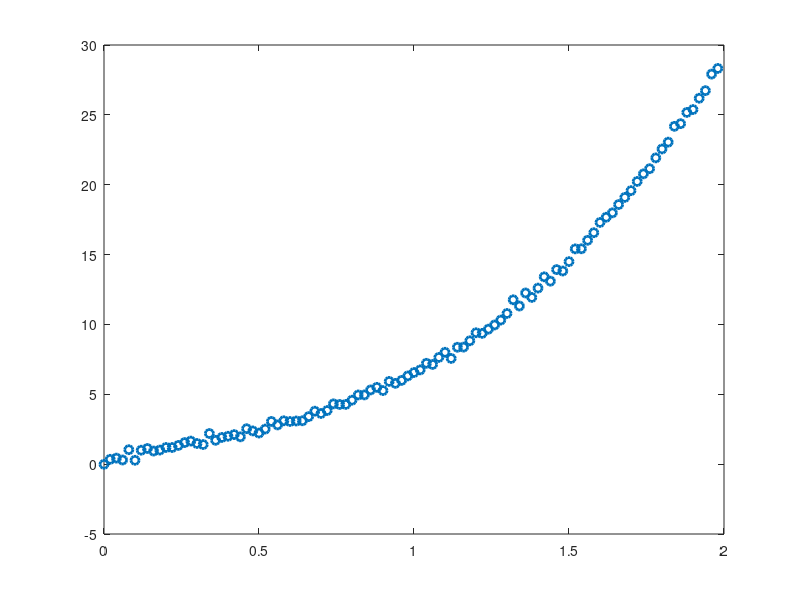

MATLAB code for this plot: (Note: this script raises an error after producing the figure.)
clear all; clc; close all;
data = [0 -0.011031;
0.02 0.347413;
0.04 0.43137;
0.06 0.296814;
0.08 1.03356;
0.1 0.276411;
0.12 0.998118;
0.14 1.12047; 
0.16 0.936997;
0.18 1.00645;
0.2 1.19353;
0.22 1.19133;
0.24 1.34048;
0.26 1.54457;
0.28 1.65071;
0.3 1.47933;
0.32 1.40331;
0.34 2.19197;
0.36 1.70646;
0.38 1.91216;
0.4 1.99566;
0.42 2.11564;
0.44 1.9548;
0.46 2.53656;
0.48 2.3786;
0.5 2.22525;
0.52 2.51121;
0.54 3.05689;
0.56 2.80759;
0.58 3.10386;
0.6 3.05321;
0.62 3.08946;
0.64 3.10457;
0.66 3.40231;
0.68 3.79177;
0.7 3.62544;
0.72 3.83755;
0.74 4.3157;
0.76 4.27182;
0.78 4.27661;
0.8 4.57709;
0.82 4.95307;
0.84 4.95639;
0.86 5.3105;
0.88 5.49796;
0.9 5.26539;
0.92 5.92265;
0.94 5.78396;
0.96 5.99378;
0.98 6.31296;
1 6.55837;
1.02 6.74745;
1.04 7.21883;
1.06 7.13579;
1.08 7.63884;
1.1 8.00786;
1.12 7.56617;
1.14 8.3662;
1.16 8.37687;
1.18 8.82853;
1.2 9.40396;
1.22 9.36087 ;
1.24 9.66147;
1.26 9.96155;
1.28 10.3107;
1.3 10.7856;
1.32 11.7639;
1.34 11.3175;
1.36 12.2517;
1.38 11.933 ;
1.4 12.6016;

1.42 13.4068;
1.44 13.0968;
1.46 13.9253;
1.48 13.8235;
1.5 14.4955;
1.52 15.4084;
1.54 15.4155;
1.56 16.0224;
1.58 16.5648;
1.6 17.2988;
1.62 17.672;
1.64 17.9873;
1.66 18.5805;
1.68 19.0929;
1.7 19.5767;
1.72 20.2328;
1.74 20.7774;
1.76 21.1462;
1.78 21.9204;
1.8 22.5576;
1.82 23.0484;
1.84 24.179;
1.86  24.369;
1.88 25.1742;
1.9 25.38;
1.92 26.1895;
1.94 26.7331;
1.96 27.9174;
1.98 28.3237;
       ];
y_actual = data(:, 2);
% y_actual = [0.513597;
% 0.444702;
% 0.101033;
% 0.23074;
% 0.240235;
% 0.351521;
% 0.345147;
% 0.0360433;
% 0.454138;
% 0.545834;
% 0.682527;
% 0.915412;
% 0.389303;
% 0.559504;
% 0.625295;
% 0.779743;
% 0.458492;
% 0.528448;
% 0.840493;
% 1.09605;
% 1.01432;
% 0.61072;
% 0.791397;
% 1.11768;
% 1.01116;
% 1.10092;
% 1.49997;
% 1.48884;
% 1.52518;
% 1.42698;
% 1.58684;
% 1.4128;
% 1.57075;
% 1.19098;
% 1.808;
% 1.50351;
% 1.72429;
% 1.51278;
% 1.96256;
% 1.95162;
% 2.34817;
% 1.71445;
% 2.37431;
% 2.16397;
% 2.26084;
% 2.61233;
% 2.27132;
% 2.45402;
% 2.62295;
% 2.40884;
% 2.45413;
% 2.74415;
% 2.68368;
% 2.63129;
% 3.23552;
% 3.14161;
% 3.10089;
% 3.04571;
% 2.98881;
% 3.30729;
% 3.21773;
% 3.17791;
% 3.23994;
% 3.25633;
% 3.59765;
% 3.68591;
% 3.21041;
% 3.98989;
% 3.53165;
% 3.76457;
% 3.76218;
% 4.17122;
% 4.15175;
% 4.22582;
% 4.05787;
% 4.30493;
% 4.60249;
% 4.42136;
% 4.49223;
% 4.07416;
% 4.54295;
% 4.48325;
% 4.76369;
% 4.87073;
% 4.86064;
% 5.51813;
% 4.86203;
% 5.2641;
% 5.11465;
% 5.0534;
% 5.22581;
% 5.4706;
% 5.37968;
% 5.37265;
% 5.40196;
% 5.81053;
% 5.77221;
% 6.19109;
% 5.75444;
% 5.81315;];
x_data = [0; 
    0.02; 
    0.04; 
    0.06;
    0.08;
    0.1;
    0.12;
    0.14; 
    0.16;
    0.18;
    0.2;
    0.22;
    0.24;
    0.26;
    0.28;
    0.3;
    0.32;
    0.34; 
    0.36;
    0.38;
    0.4;
    0.42;
    0.44;
    0.46;
    0.48;
    0.5;
    0.52;
    0.54;
    0.56; 
    0.58;
    0.6;
    0.62;
    0.64; 
    0.66;
    0.68;
    0.7; 
    0.72; 
    0.74;
    0.76; 
    0.78;
    0.8;
    0.82; 
    0.84;
    0.86; 
    0.88;
    0.9;
    0.92;
    0.94;
    0.96;
    0.98;
    1; 
    1.02;
    1.04;
    1.06;
    1.08;
    1.1; 
    1.12;
    1.14; 
    1.16; 
    1.18;
    1.2; 
    1.22;
    1.24;
    1.26;
    1.28;
    1.3;
    1.32;
    1.34;
    1.36;
    1.38;
    1.4;
    1.42; 
    1.44;
    1.46;
    1.48;
    1.5;
    1.52;
    1.54;
    1.56;
    1.58;
    1.6;
    1.62;
    1.64;
    1.66; 
    1.68;
    1.7;
    1.72; 
    1.74;
    1.76;
    1.78;
    1.8;
    1.82; 
    1.84; 
    1.86; 
    1.88;
    1.9;
    1.92;
    1.94;
    1.96;
    1.98;];
a = 1.0;
b = 1.0;
c = 1.0;
d = 1.0;
h = 1.0; 
lambda = 0.1;
lambda_l = 1e-12;
lambda_h = 1e+12;
lambda_s = lambda;
tune_p = 5;
nite = 10000;
pas = zeros(nite,4);
tol = 1e-6;
param(1,1) = a;
param(2,1) = b;
param(3,1) = c;
param(4,1) = d;
out = struct('alpha',0,'params',0,'total_iterations',0,'nparam',0,'SST',0,'SSR',0,'SSE',0,'R_square',0, 'SE_params',0,'covmat',0, 'final_lambda',0, 'MSE',0, 'R_square_adjusted',0, 'fcal',0, 'reg_DOF',0, 'fpvalue',0, 'errDOF',0, 'H0_f',0, 'tstat',0, 'tpvalues',0, 'H0_params',0, 'RMSE',0,'totDOF',0, 'paramerror',0, 'stderror',0);
out.nparam = 4;
delx = 0.02;
delp = 1e-6;
initx = 0.0;
inity = 0.0;
maxx = 1.98;
stat =1;
alpha1 = 0.0230081;
out.alpha = alpha1;
dof = 101-1-1;
out.totDOF = dof;
out.reg_DOF = 1;
out.errDOF = dof;

diffa = @(a,b,c,d,delx,maxx,delp) ((expy(a+delp,b,c,d,delx,maxx) - expy(a,b,c,d,delx,maxx))/delp);
diffb = @(a,b,c,d,delx,maxx,delp) ((expy(a,b+delp,c,d,delx,maxx) - expy(a,b,c,d,delx,maxx))/delp);
diffc = @(a,b,c,d,delx,maxx,delp) ((expy(a,b,c+delp,d,delx,maxx) - expy(a,b,c,d,delx,maxx))/delp);
diffd = @(a,b,c,d,delx,maxx,delp) ((expy(a,b,c,d+delp,delx,maxx) - expy(a,b,c,d,delx,maxx))/delp);

plot(x_data,y_actual,'o', 'LineWidth',2); hold on;

for w=1:nite
    if stat == 1
        jmat = [diffa(param(1,1),param(2,1),param(3,1),param(4,1),delx,maxx,delp) diffb(param(1,1),param(2,1),param(3,1),param(4,1),delx,maxx,delp) diffc(param(1,1),param(2,1),param(3,1),param(4,1),delx,maxx,delp) diffd(param(1,1),param(2,1),param(3,1),param(4,1),delx,maxx,delp) ];
        jtjm = jmat'*jmat;
        dy = y_actual - expy(param(1,1),param(2,1),param(3,1),param(4,1),delx,maxx);
%       dy(:,1) = y_actual - expy(param(1,1),param(2,1),param(3,1),param(4,1),param(5,1),delx,maxx) ;
        if lambda_s ~=0
            if w == 1, chia = sum(dy.^2); end
        else
            chia = sum(dy.^2);
        end
    end
    pas(w,:) = param(:,1);
    if lambda_s ~=0
        for i=1:length(jtjm), jtjm(i,i) = jtjm(i,i) + jtjm(i,i)*lambda; end
    else
        for i=1:length(jtjm), jtjm(i,i) = jtjm(i,i) + 0; end
    end
    
    ijtjm = jtjm^-1;
    dyn = y_actual - expy(param(1,1),param(2,1),param(3,1),param(4,1),delx,maxx);
    nparam = param + ijtjm * jmat'*dyn;
    dym = y_actual - expy(nparam(1,1),nparam(2,1),nparam(3,1),nparam(4,1),delx,maxx);
    chib = sum(dym.^2);
    if((abs(chia-chib)<tol) || w == nite)
        param = nparam;
        SSE = chib; SST = sum(y_actual.^2) - (sum(y_actual))^2/length(y_actual);
        SSEr = SSE/dof; RMSE = sqrt(SSEr);
        SSTr = SST/100;
        rsquare = 1 - SSE/SST;
        rsqadjust = 1 - (100/dof)*(1-rsquare);
        cov_mat = ijtjm * SSEr;
        param_err = zeros(4,2);
        param_err(:,1) = param - abs(tinv(alpha1/2,dof)) * sqrt(diag(cov_mat));
        param_err(:,2) = param + abs(tinv(alpha1/2,dof)) * sqrt(diag(cov_mat));
        out.paramerror = (abs(tinv(alpha1/2,dof))*sqrt(diag(cov_mat)));
        out.SE_params = param_err;
        disp(['param (a,b,c,d), ' 'param_low, ' 'param_high']);
        disp([param param_err]);
        disp(['Total iterations, ' 'SSE, ' 'RMSE, ' 'rsquare, ' 'rsqadjusted, ' 'lambda ']);
        disp([w SSE RMSE rsquare rsqadjust lambda]);
        out.params = param;
        out.stderror = sqrt(diag(cov_mat));
        out.SSE = SSE; out.SST = SST; out.covmat = cov_mat;
        out.SSR = out.SST - out.SSE;
%         out.SSRr = out.SSR/
        out.final_lambda = lambda;
        out.R_square = rsquare;
        out.MSE = SSEr;
        out.R_squate_adjusted = rsqadjust;
        out.fcal = (out.SSR*99)/(SSE);
        out.fpvalue = fpval(out.fcal,out.reg_DOF,out.errDOF);
        if out.fpvalue < alpha1
            out.H0_f = 1;
        else
            out.H0_f = 0;
        end
        out.tstat = param.*sqrt(diag(cov_mat)).^-1;
        out.tpvalues = zeros(length(out.tstat),1);
        for q=1:length(out.tstat)
            out.tpvalues(q) = tpval(out.tstat(q),out.errDOF);
            if out.tpvalues < alpha1
                out.H0_params(q) = 1;
            end
        end
        out.RMSE = RMSE;
        break  
    end
    
    if lambda_s ~=0
        if chib < chia
            if lambda/tune_p >=lambda_l 
                lambda = lambda/tune_p; 
            end
            param = nparam;
            chia = chib;
            stat = 1;
        else
            if lambda*tune_p <=lambda_h 
                lambda = lambda*tune_p; 
            end
            stat = 0;
        end
    else
        param = nparam;
    end
            
end
disp(out);

y_cal = expy(param(1,1),param(2,1),param(3,1),param(4,1),delx,maxx);
plot(x_data, y_cal,'LineWidth',2); hold off;
xlabel('X'); ylabel('Y = f(x)');
legend('data','NLS Fit');
gx = gca;
gx.LineWidth = 2;
gx.FontSize = 20;
% pasb = pas(1:w,:);


function pval = fpval(f, adof, bdof)
    if f < 1
       pval = fcdf(f,adof,bdof);
    else
        pval = fcdf(1/f,bdof,adof);
    end
end

function rpval = tpval(t, v)
rpval = betainc(v/(v+t^2),v/2,0.5);
end